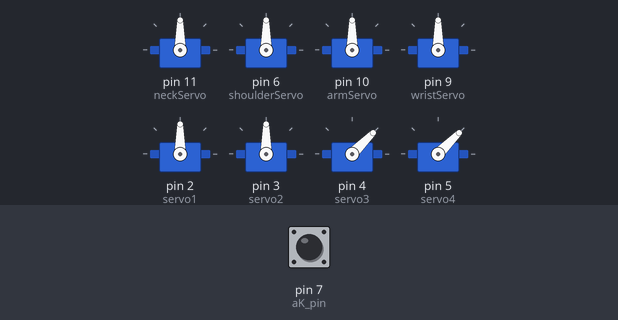
A sketch run on a simulated Arduino Uno, built with avr-gcc and run on an emulated ATmega328P. Shown: 8 × servo. The test bench sets the inputs (shaded band); at power-on: pin 7 (aK_pin) HIGH.

Above: at 0.8 s.
0.9 s: pin 7 (aK_pin) pulled LOW for 0.15 s
At 1.4 s:
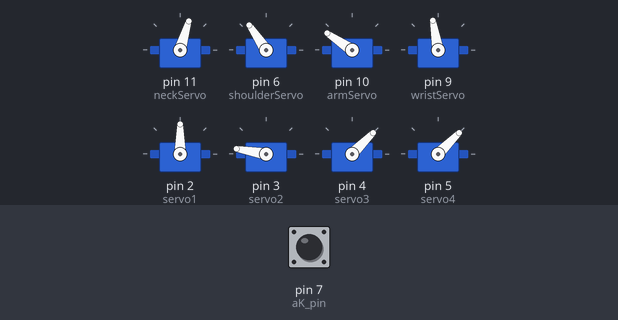
At 2.1 s:
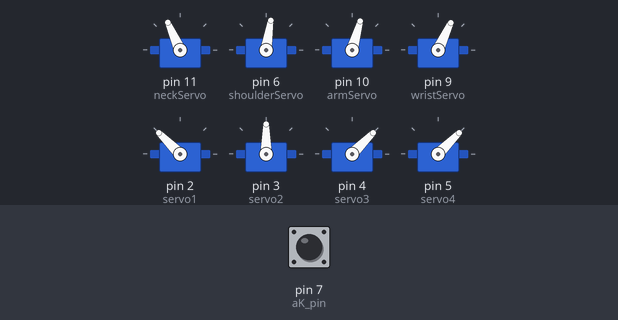
Timing chart, 0 to 10.0 s (numbered marks = the images above; inputs shaded):
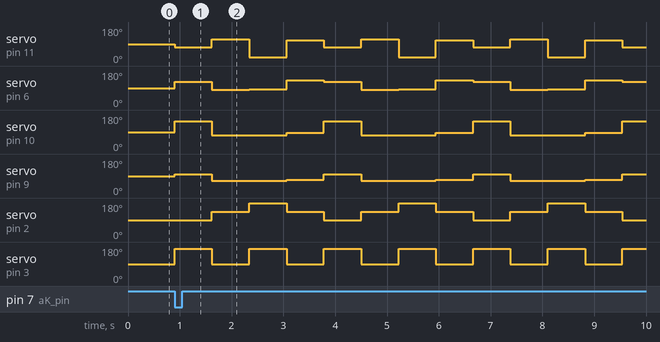

The sketch:

CodeForArms.ino
```cpp
#include <Servo.h>
Servo neckServo;
Servo shoulderServo;
Servo armServo;
Servo wristServo;
Servo servo1;
Servo servo2;
Servo servo3;
Servo servo4;
const int aK_pin = 7;
int neckangle = 73;
int shoulderangle = 124;
int armangle = 146;
int wristangle = 100;
int servo1angle = 90;
int servo2angle = 170;
int servo3angle = 45;
int servo4angle = 45;
int delaytime = 720;

void setup() {

  // put your setup code here, to run once:

  neckServo.attach(11);
  shoulderServo.attach(6);
  armServo.attach(10);
  wristServo.attach(9);
  servo1.attach(2);
  servo2.attach(3);
  servo3.attach(4);
  servo4.attach(5);
  servo3.write(45);
  servo4.write(45);
  pinMode(aK_pin, INPUT);
  digitalWrite(aK_pin, HIGH);
  Serial.begin(9600);

  while(1){
    if(digitalRead(aK_pin)==LOW)break;
  }
}

void loop() {
  // put your main code here, to run repeatedly:
  //111111111111111111111111111111
  neckServo.write(73);
  shoulderServo.write(124);
  armServo.write(146);
  wristServo.write(100);/**/
  servo1.write(90);
  servo2.write(170);/**/
  delay(delaytime);
  //22222222222222222222222222222
 neckServo.write(114);
  shoulderServo.write(81);
  armServo.write(74);
  wristServo.write(65);/**/
   servo1.write(135);
  servo2.write(90);/**/
  delay(delaytime);
  //33333333333333333333333333333
 neckServo.write(21);
  shoulderServo.write(83);
  armServo.write(74);
  wristServo.write(65);/**/
  servo1.write(180);
  servo2.write(170);/**/
  delay(delaytime);
  //44444444444444444444444444444
neckServo.write(109);
  shoulderServo.write(132);
  armServo.write(85);
  wristServo.write(71);/**/
   servo1.write(135);
  servo2.write(90);/**/
  delay(delaytime);
}
```

Measured:
- after the input at 0.9 s, servo on pin 11 (neckServo): 90° → 73° at once, then repeats every 2.9 s: 114° 0.72 s, 21° 0.72 s, 109° 0.72 s, 73° 0.72 s; servo on pin 6 (shoulderServo): 90° → 124° at once, then repeats every 2.9 s: 81° 0.72 s, 83° 0.72 s, 132° 0.72 s, 124° 0.72 s
